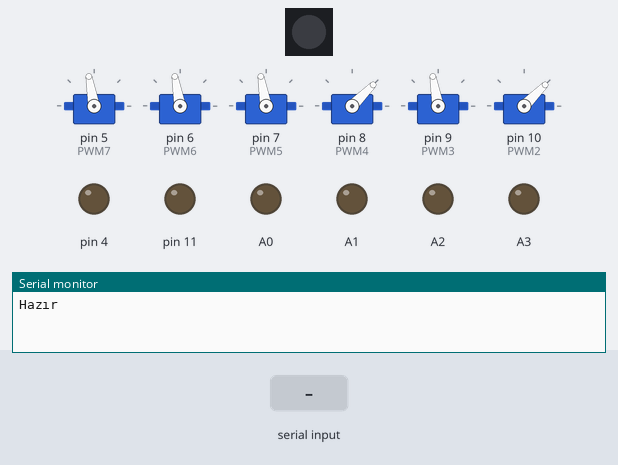
Bench run of a sketch on a simulated Arduino Nano, built with avr-gcc and run on an emulated ATmega328P. On the bench: 6 × servo, 1 RGB LEDs in strip order, left to right, output pins drawn as LEDs (lit = HIGH), the last lines printed to the serial monitor. The test bench sets the inputs (shaded band).

Above: at 1.2 s.
1.3 s: "90,45\n" received over Serial
At 2.7 s:
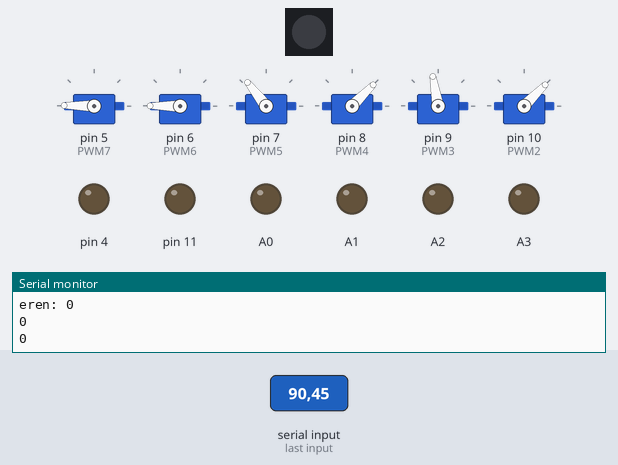
Timing chart, 0 to 4.3 s (numbered marks = the images above; inputs shaded):
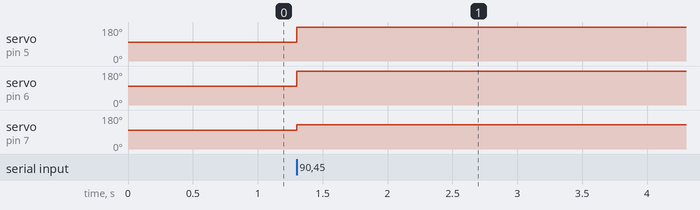

The sketch:

sketch_jul22a.ino
```cpp
#include <FastLED.h>
#include <VarSpeedServo.h>

// ATMEL ATMEGA8 & 168 / ARDUINO
//
//                  +-\/-+
//            PC6  1|    |28  PC5 (AI 5)
//      (D 0) PD0  2|    |27  PC4 (AI 4)
//      (D 1) PD1  3|    |26  PC3 (AI 3)
//      (D 2) PD2  4|    |25  PC2 (AI 2)
// PWM+ (D 3) PD3  5|    |24  PC1 (AI 1)
//      (D 4) PD4  6|    |23  PC0 (AI 0)
//            VCC  7|    |22  GND
//            GND  8|    |21  AREF
//            PB6  9|    |20  AVCC
//            PB7 10|    |19  PB5 (D 13)
// PWM+ (D 5) PD5 11|    |18  PB4 (D 12)
// PWM+ (D 6) PD6 12|    |17  PB3 (D 11) PWM
//      (D 7) PD7 13|    |16  PB2 (D 10) PWM
//      (D 8) PB0 14|    |15  PB1 (D 9)  PWM
//                  +----+
//
//
//
//
//
//

//INPUTS
#define IN0 2                     // PD2 DDDDDD
#define IN1 3                     // PD3 DDDDDD
#define IN2 A4                    // PC4
#define IN3 A5                    // PC5
#define IN4 A6                    //
#define IN5 A7                    //
//OUTPUTS
#define LED 13                    // PB5
#define OUT0 A0                   // PC0
#define OUT1 A1                   // PC1
#define OUT2 A2                   // PC2
#define OUT3 A3                   // PC3
#define OUT4 4                    // PD4 DDDDDD
//PWM OUT
#define PWM0 12 // 5V             // PB4
#define PWM1 11 // 5V             // PB3
#define PWM2 10 // 5V_1           // PB2
#define PWM3 9  // 5V_1           // PB1
#define PWM4 8  // 5V_2           // PB0
#define PWM5 7  // 5V_2           // PD7 DDDDDD
#define PWM6 6  // 5V_2           // PD6 DDDDDD
#define PWM7 5  // 5V_2           // PD5 DDDDDD


//ROBOT ÖZELLİKLERİ
#define base_yukeklik 0
#define kol_uzunluk 120
#define dirsek_uzunluk 125
#define servo_hiz 125


#define ftl(x) ((x)>=0?(long)((x)+0.5):(long)((x)-0.5))
#define DEVADDR 1
#define CONFVALUE 1

/* Arm dimensions( mm ) */
#define BASE_HGT 110.31      //base hight 2.65"
#define HUMERUS 110.05      //shoulder-to-elbow "bone" 5.75"
#define ULNA 127.325        //elbow-to-wrist "bone" 7.375"
#define GRIPPER 100.00
#define ftl(x) ((x)>=0?(long)((x)+0.5):(long)((x)-0.5)) //float to long conversion


float hum_sq = HUMERUS*HUMERUS;
float uln_sq = ULNA*ULNA;
int servoSpeed=10;

int J_5(byte x,byte y,byte z){
return 180-J_2(x,y,z);

}
int J_3(byte x,byte y,byte z){
  float r;
  r=sqrt(pow(x,2)+pow(y,2)+pow(z,2));
  //if (r>dirsek_uzunluk+kol_uzunluk){
  //+r=dirsek_uzunluk+kol_uzunluk;//}
  //else{
  float j3 = round(acos((-(r*r)+kol_uzunluk*kol_uzunluk+dirsek_uzunluk*dirsek_uzunluk)/(2*dirsek_uzunluk*kol_uzunluk))*(180/PI));
  r=0;
  //if (j3<0) return 30;
  //if (j3>180) return 180;
  if (0<j3<180) return 90+j3;
  }//}


int J_2(byte x,byte y,byte z){
  float r;
  r=sqrt(sq(x)+sq(y)+sq(z));
  //if (r>dirsek_uzunluk+kol_uzunluk){
  r=dirsek_uzunluk+kol_uzunluk;//}
  //if (z>r){z=r;}
  float j2 = (acos(z/r)+atan(dirsek_uzunluk/kol_uzunluk))*(180/PI);
  //if (j2<0) return 30;
  //if (j2>180) return 180;
  if (0<j2<180) return 90+j2;
  }


int J_1(byte x,byte y,byte z){
  float j1=atan(y/x)*(180/PI);
  //if (j1<0) return 30;
  //if (j1>180) return 180;
  if (0<j1<180) return 90+j1;
  }


//TANIMLAR
struct led{
  byte red;
  byte green;
  byte blue;
  byte nul;
  };
led LED_VALUE;

CRGB leds[1];

VarSpeedServo J1_SERVO;
VarSpeedServo J2_SERVO;
VarSpeedServo J3_SERVO;
VarSpeedServo J4_SERVO;
VarSpeedServo J5_SERVO;
VarSpeedServo J6_SERVO;


// OUTPUT TRIM


int J1_MIN = 30 , J1_TRIM = 100 , J1_MAX = 180 , J1_VALUE;
int J2_MIN = 30 , J2_TRIM = 100 , J2_MAX = 180 , J2_VALUE;
int J3_MIN = 30 , J3_TRIM = 100 , J3_MAX = 180 , J3_VALUE;
int J4_MIN = 30 , J4_TRIM = 45 , J4_MAX = 100 , J4_VALUE;
int J5_MIN = 30 , J5_TRIM = 45 , J5_MAX = 100 , J5_VALUE;
int J6_MIN = 30 , J6_TRIM = 45 , J6_MAX = 100 , J6_VALUE;


String inputString = "";         // a String to hold incoming data
bool stringComplete = false;

void serialEvent() {
  while (Serial.available()) {


    char inChar = (char)Serial.read();


    inputString += inChar;


    if (inChar == '\n') {
      stringComplete = true;
    }
  }

}


void setup() {
  J1_SERVO.attach(PWM7);
  J2_SERVO.attach(PWM6);
  J3_SERVO.attach(PWM5);
  J4_SERVO.attach(PWM4);
  J5_SERVO.attach(PWM3);
  J6_SERVO.attach(PWM2);

  DDRB = B00001111; //7~0 00111111
  DDRD = B11110000; //7~0
  DDRC = B00001111; //7~0

  Serial.begin(115200);
  Serial.setTimeout(1);
  FastLED.addLeds<NEOPIXEL, LED>(leds, 1);
  J1_SERVO.write(100);
  J2_SERVO.write(100);
  J3_SERVO.write(100);
  J5_SERVO.write(100);

  J4_SERVO.write(J4_TRIM);

  J6_SERVO.write(J6_TRIM);
  J1_VALUE=100;
  J2_VALUE=100;
  J3_VALUE=100;

  inputString.reserve(200);

                 // Seri Port Ekranı bağlantısı başlatılıyor
             // HC-06 Seri Port bağlantısı başlatılıyor
  Serial.println("Hazır");


}


//string: a variable of type String
//val: the value to search for - char or String
//from: the index to start the search from


void loop() {

 int x12,y12,z12,x,y,z;

  if (stringComplete) {

    sscanf(inputString.c_str(),"%d,%d,%d,%d,%d,%d,%ld",&J1_VALUE, &J2_VALUE, &J3_VALUE, &J4_VALUE, &J5_VALUE, &J6_VALUE, &LED_VALUE);
    //sscanf(inputString.c_str(),"%d,%d,%d",&x12, &y12, &z12 );
    //set_arm(x12/1,y12/1,z12/1,90);
    Serial.print(inputString);
    //sscanf(inputString.c_str(),"%hhd,%hhd,%hhd",&x12, &y12, &z12 );
    //Serial.print(inputString);
    //if (x==0 or y==0 or z==0)
    if (x!=0)x=x12;y=y12;z=z12;

    J1_SERVO.write(J_1(x12,y12,z12));
    J2_SERVO.write(J_2(x12,y12,z12));
    J3_SERVO.write(J_3(x12,y12,z12));
    Serial.print("eren: ");
    Serial.println(x12);//{x,y,z=x1,y1,z1;}
    Serial.println(y12);
    Serial.println(z12);
    leds[0] = CRGB(LED_VALUE.red, LED_VALUE.green, LED_VALUE.blue);
    FastLED.show();
    // clear the string:
    inputString = "";
    stringComplete = false;
  }


    //}
  }


//    leds[0] = CRGB(LED_VALUE.red, LED_VALUE.green, LED_VALUE.blue);
 //   FastLED.show();
```

Measured:
- after the input at 1.3 s, servo on pin 5 (PWM7): 100° → 179° at once; servo on pin 6 (PWM6): 100° → 180° at once; servo on pin 7 (PWM5): 100° → 128° at once
